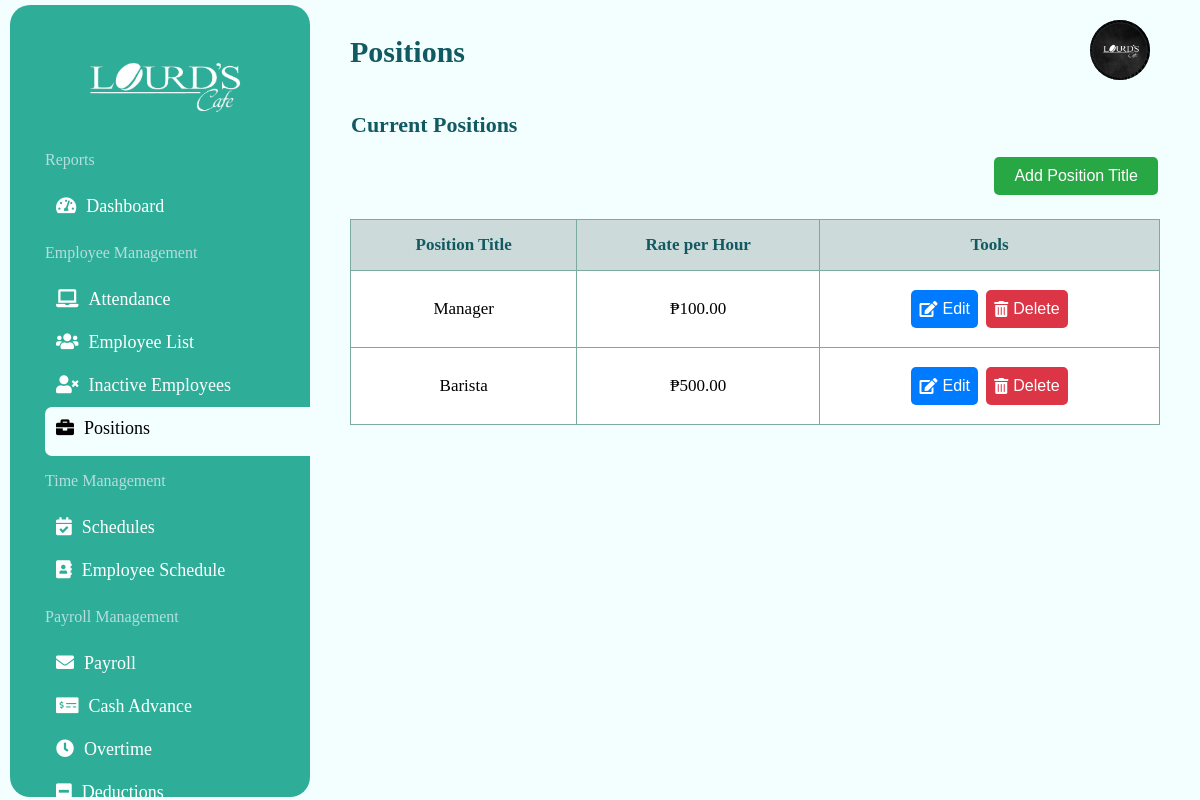
/EmManagement/positions.php (signed in), run on the app's committed database.
### tables this page shows
CREATE TABLE `positions` (
  `position_id` int(11) NOT NULL,
  `position_title` varchar(100) NOT NULL,
  `rate_per_hour` decimal(5,2) NOT NULL
);

### EmManagement/positions.php (the view, shortened to what this page needs)
<?php
$servername = "localhost";
$db_username = "root";
$db_password = "";
$dbname = "CoffeeShop";
$conn = new mysqli($servername, $db_username, $db_password, $dbname);
$sql = "SELECT * FROM positions";
$result = $conn->query($sql);
?>
<html>
<head>
    <link href="https://cdnjs.cloudflare.com/ajax/libs/font-awesome/5.15.3/css/all.min.css" rel="stylesheet" />
    <link rel="stylesheet" href="../style/style-sidebar.css">
    <link rel="stylesheet" href="../style/style-positions.css">
    <link rel="stylesheet" href="../style/style-logout.css">
</head>
<body>
    <div class="sidebar">
        <a href="../dashboard.php"><img alt="Company Logo" height="80" src="../img/letterLogo.png" width="80" /></a>
        <ul>
            <p>Reports</p>
            <li><a href="../dashboard.php"><i class="fas fa-tachometer-alt"></i>Dashboard</a></li>
            <p>Employee Management</p>
            <ul>
            <li><a href="attendance.php"><i class="fa fa-laptop" aria-hidden="true"></i>Attendance</a></li>
                <li><a href="employee-list.php"><i class="fa fa-users" aria-hidden="true"></i></i>Employee List</a></li>
                <li><a href="inactive-employees.php"><i class="fa fa-user-times" aria-hidden="true"></i>Inactive Employees</a></li>
                <li style="    background-color: #f3feff;
                            border-radius: 7px 0px 0px 7px;
                            text-decoration: none;
                            height: 27px;
                            font-size: 18px;
                            transition: color 0.3s ease; ">
                    <a href="positions.php" style=" color: black; transition: color 0.3s ease;"><i class="fa fa-briefcase" aria-hidden="true"></i>Positions</a></li>
            </ul>
            <p>Time Management</p>
            <ul>
                <li><a href="schedule_management.php"><i class="fas fa-calendar-check"></i>Schedules</a></li>
                <li><a href="employee-schedule.php"><i class="fa fa-address-book" aria-hidden="true"></i>Employee Schedule</a></li>
            </ul>
            <p>Payroll Management</p>
            <li><a href="../PayManagement/payroll.php"><i class="fa fa-envelope" aria-hidden="true"></i>Payroll</a></li>
            <li><a href="../PayManagement/cash-advance.php"><i class="fas fa-money-check-alt"></i>Cash Advance</a></li>
            <li><a href="../PayManagement/overtime.php"><i class="fas fa-clock" aria-hidden="true"></i>Overtime</a></li>
            <li><a href="../PayManagement/taxDeduction.php"><i class="fa fa-minus-square" aria-hidden="true"></i>Deductions</a></li><br>
        </ul>
    </div>
    <div class="content">
        <div class="contentBody">
            <div class="top-bar">
                <h1>Positions</h1>
                <a href="../admin-profile.php"><img alt="Company Logo" height="80" src="../img/lourds_cafe.jpg" width="80" /></a>
            </div>
            <h2>Current Positions</h2>
            <div class="posButton">
                <button id="add-position-btn" onclick="openForm()">Add Position Title</button>
            </div>
            <table>
                <thead>
                    <tr>
                        <th>Position Title</th>
                        <th>Rate per Hour</th>
                        <th>Tools</th>
                    </tr>
                </thead>
                <tbody>
                    <?php
                    if ($result->num_rows > 0) {
                        while ($row = $result->fetch_assoc()) {
                            echo "<tr>";
                            echo "<td>" . htmlspecialchars($row['position_title']) . "</td>";
                            echo "<td>₱" . htmlspecialchars(number_format($row['rate_per_hour'], 2)) . "</td>";
                            echo "<td>
                                <button onclick=\"editPosition({$row['position_id']}, '" . addslashes($row['position_title']) . "', {$row['rate_per_hour']})\" class='edit-button'>
                                    <i class='fas fa-edit'></i> Edit
                                </button>
                                <a href='positions.php?delete={$row['position_id']}' onclick=\"return confirm('Are you sure you want to delete this position?');\">
                                    <button class='delete-button'>
                                    <i class='fas fa-trash-alt'></i> Delete
                                    </button>
                                </a>
                                </td>";
                            echo "</tr>";
                        }
                    } else {
                        echo "<tr><td colspan='3'>No positions found</td></tr>";
                    }
                    ?>
                </tbody>
            </table>
        </div>
</body>
</html>

### style/style-sidebar.css (style rules this page uses)
.sidebar { width: 300px; height: 96.5vh; background-color: #2eae99; z-index: 2; color: white; position: fixed; padding-top: 20px; border-radius: 20px 20px 20px 20px; margin-top: 5px; margin-left: 10px; }
.sidebar img { display: block; margin-top: auto; margin-left: 30px; margin-bottom: -10px; align-items: center; width: 250px; height: 120px; }
.sidebar p { margin-left: 35px; color: #b6dddd; }
.sidebar ul { list-style-type: none; padding: 0; }
.sidebar ul li { margin-left: 35px; padding: 11px; text-align: left; cursor: pointer; font-size: 18px; }
.sidebar ul li a { color: rgb(255, 255, 255); text-decoration: none; }
.sidebar ul li i { margin-right: 10px; }

### style/style-positions.css (style rules this page uses)
body { margin: 0; font-family: Montserrat; background-color: #f3feff; }
.content { margin-left: 280px; padding: 20px; position: relative; }
.contentBody { margin-left: 30px; padding: 20px; }
.content h1 { position: absolute; z-index: 1; top: 0; left: 0; right: 0; font-size: 30px; margin: 0; margin-top: 10px; margin-left: -80px; background-color: transparent; padding: 25px 150px 25px; color:#125a61; }
.contentBody h2 { z-index: 1; color:#125a61; margin-left: -19px; margin-top: -48px; margin-bottom: 5px; padding: 20px; font-weight: 600; font-size: 22px; }
.top-bar { margin-top: 100px; }
.top-bar img { z-index: 1; position: absolute; top: 15px; width: 60px; height: 60px; top: 20px; right: 50px;border-radius: 50px; background-color: #4a6a78; border-color: transparent; }
.posButton { display: flex; justify-content: flex-end; margin-top: -10px; }
.posButton button { background-color: #28a745; color: white; border: none; padding: 10px 20px; text-align: center; text-decoration: none; display: inline-block; font-size: 16px; margin: 4px 2px; margin-left: -20px; cursor: pointer; border-radius: 5px; transition: background-color 0.3s; }
.edit-button, .delete-button { color: white; border: none; padding: 10px 8px; font-size: 16px; margin: 4px 2px; cursor: pointer; border-radius: 5px; transition: background-color 0.3s; display: inline-flex; align-items: center; gap: 5px; }
.edit-button { background-color: #007bff; }
.delete-button { background-color: #dc3545; }
table { width: 100%; border-collapse: collapse; margin-top: 20px; }
table, th, td { border: 1px solid #7baa9f; }
th, td { padding: 15px; text-align: center; font-size: 17px; }
th { background-color: #ccdada; color: #125a61; }
td { background-color: #ffffff; }

### data on the page
positions: position_title "Manager", rate_per_hour "100.00"
positions: position_title "Barista", rate_per_hour "500.00"
